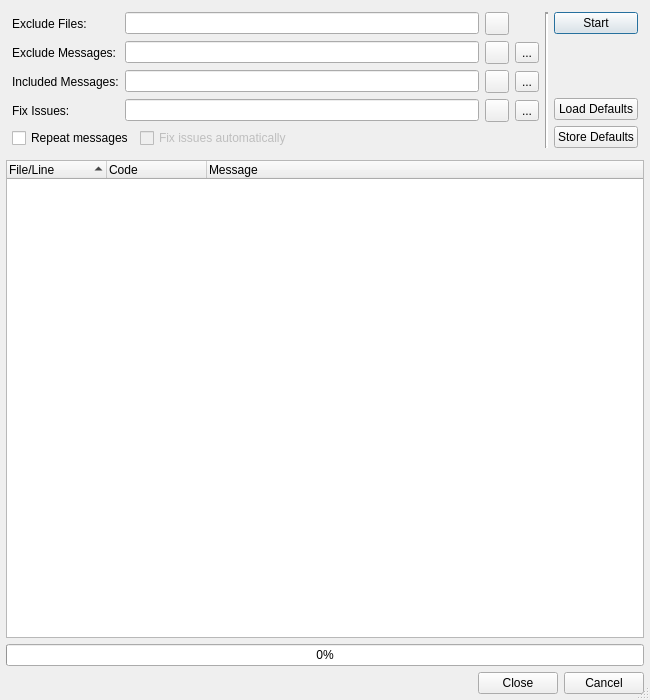
<?xml version="1.0" encoding="UTF-8"?>
<ui version="4.0">
 <class>Pep8Dialog</class>
 <widget class="QDialog" name="Pep8Dialog">
  <property name="geometry">
   <rect>
    <x>0</x>
    <y>0</y>
    <width>650</width>
    <height>700</height>
   </rect>
  </property>
  <property name="windowTitle">
   <string>PEP 8 Check Result</string>
  </property>
  <property name="whatsThis">
   <string>&lt;b&gt;PEP 8 Check Results&lt;/b&gt;
&lt;p&gt;This dialog shows the results of the PEP 8 check. Double clicking an
entry will open an editor window and position the cursor at the respective line and position.&lt;/p&gt;</string>
  </property>
  <property name="sizeGripEnabled">
   <bool>true</bool>
  </property>
  <layout class="QVBoxLayout" name="verticalLayout">
   <item>
    <widget class="QFrame" name="filterFrame">
     <property name="frameShape">
      <enum>QFrame::NoFrame</enum>
     </property>
     <layout class="QGridLayout" name="gridLayout">
      <item row="0" column="0">
       <widget class="QLabel" name="label_2">
        <property name="text">
         <string>Exclude Files:</string>
        </property>
       </widget>
      </item>
      <item row="0" column="1">
       <widget class="QLineEdit" name="excludeFilesEdit">
        <property name="toolTip">
         <string>Enter filename patterns of files to be excluded separated by a comma</string>
        </property>
       </widget>
      </item>
      <item row="0" column="2">
       <widget class="QToolButton" name="clearButton">
        <property name="toolTip">
         <string>Press to clear the filter edit</string>
        </property>
        <property name="text">
         <string/>
        </property>
       </widget>
      </item>
      <item row="0" column="4" rowspan="5">
       <widget class="Line" name="line">
        <property name="lineWidth">
         <number>2</number>
        </property>
        <property name="orientation">
         <enum>Qt::Vertical</enum>
        </property>
       </widget>
      </item>
      <item row="0" column="5" rowspan="5">
       <layout class="QVBoxLayout" name="verticalLayout_2">
        <item>
         <widget class="QPushButton" name="startButton">
          <property name="toolTip">
           <string>Press to start the PEP 8 check run</string>
          </property>
          <property name="text">
           <string>Start</string>
          </property>
         </widget>
        </item>
        <item>
         <spacer name="verticalSpacer">
          <property name="orientation">
           <enum>Qt::Vertical</enum>
          </property>
          <property name="sizeHint" stdset="0">
           <size>
            <width>20</width>
            <height>18</height>
           </size>
          </property>
         </spacer>
        </item>
        <item>
         <widget class="QPushButton" name="loadDefaultButton">
          <property name="toolTip">
           <string>Press to load the default values</string>
          </property>
          <property name="text">
           <string>Load Defaults</string>
          </property>
         </widget>
        </item>
        <item>
         <widget class="QPushButton" name="storeDefaultButton">
          <property name="toolTip">
           <string>Press to store the current values as defaults</string>
          </property>
          <property name="text">
           <string>Store Defaults</string>
          </property>
         </widget>
        </item>
       </layout>
      </item>
      <item row="1" column="0">
       <widget class="QLabel" name="label">
        <property name="text">
         <string>Exclude Messages:</string>
        </property>
       </widget>
      </item>
      <item row="1" column="1">
       <widget class="QLineEdit" name="excludeMessagesEdit">
        <property name="toolTip">
         <string>Enter message codes or categories to be excluded separated by a comma</string>
        </property>
       </widget>
      </item>
      <item row="1" column="2">
       <widget class="QToolButton" name="clearButtonExcludeMessages">
        <property name="toolTip">
         <string>Press to clear the exclude messages edit</string>
        </property>
        <property name="text">
         <string/>
        </property>
       </widget>
      </item>
      <item row="1" column="3">
       <widget class="QToolButton" name="excludeMessagesSelectButton">
        <property name="toolTip">
         <string>Press to select the message codes from a list</string>
        </property>
        <property name="text">
         <string>...</string>
        </property>
       </widget>
      </item>
      <item row="2" column="0">
       <widget class="QLabel" name="label_3">
        <property name="text">
         <string>Included Messages:</string>
        </property>
       </widget>
      </item>
      <item row="2" column="1">
       <widget class="QLineEdit" name="includeMessagesEdit">
        <property name="toolTip">
         <string>Enter message codes or categories to be included separated by a comma</string>
        </property>
       </widget>
      </item>
      <item row="2" column="2">
       <widget class="QToolButton" name="clearButtonIncludeMessages">
        <property name="toolTip">
         <string>Press to clear the include messages edit</string>
        </property>
        <property name="text">
         <string/>
        </property>
       </widget>
      </item>
      <item row="2" column="3">
       <widget class="QToolButton" name="includeMessagesSelectButton">
        <property name="toolTip">
         <string>Press to select the message codes from a list</string>
        </property>
        <property name="text">
         <string>...</string>
        </property>
       </widget>
      </item>
      <item row="3" column="0">
       <widget class="QLabel" name="label_4">
        <property name="text">
         <string>Fix Issues:</string>
        </property>
       </widget>
      </item>
      <item row="3" column="1">
       <widget class="QLineEdit" name="fixIssuesEdit">
        <property name="toolTip">
         <string>Enter message codes of issues to be fixed automatically (leave empty to fix all)</string>
        </property>
       </widget>
      </item>
      <item row="3" column="2">
       <widget class="QToolButton" name="clearButtonFixIssues">
        <property name="toolTip">
         <string>Press to clear the fix issues edit</string>
        </property>
        <property name="text">
         <string/>
        </property>
       </widget>
      </item>
      <item row="3" column="3">
       <widget class="QToolButton" name="fixIssuesSelectButton">
        <property name="toolTip">
         <string>Press to select the message codes from a list</string>
        </property>
        <property name="text">
         <string>...</string>
        </property>
       </widget>
      </item>
      <item row="4" column="0" colspan="4">
       <layout class="QHBoxLayout" name="horizontalLayout">
        <item>
         <widget class="QCheckBox" name="repeatCheckBox">
          <property name="toolTip">
           <string>Select to repeat each message type</string>
          </property>
          <property name="text">
           <string>Repeat messages</string>
          </property>
         </widget>
        </item>
        <item>
         <widget class="QCheckBox" name="fixIssuesCheckBox">
          <property name="enabled">
           <bool>false</bool>
          </property>
          <property name="toolTip">
           <string>Select to fix some issues</string>
          </property>
          <property name="text">
           <string>Fix issues automatically</string>
          </property>
         </widget>
        </item>
        <item>
         <spacer name="horizontalSpacer">
          <property name="orientation">
           <enum>Qt::Horizontal</enum>
          </property>
          <property name="sizeHint" stdset="0">
           <size>
            <width>40</width>
            <height>20</height>
           </size>
          </property>
         </spacer>
        </item>
       </layout>
      </item>
     </layout>
    </widget>
   </item>
   <item>
    <widget class="QTreeWidget" name="resultList">
     <property name="whatsThis">
      <string>&lt;b&gt;Result List&lt;/b&gt;
&lt;p&gt;This list shows the results of the PEP 8 check. Double clicking
an entry will open this entry in an editor window and position the cursor at
the respective line and position.&lt;/p&gt;</string>
     </property>
     <property name="alternatingRowColors">
      <bool>true</bool>
     </property>
     <property name="selectionMode">
      <enum>QAbstractItemView::ExtendedSelection</enum>
     </property>
     <property name="sortingEnabled">
      <bool>true</bool>
     </property>
     <column>
      <property name="text">
       <string>File/Line</string>
      </property>
     </column>
     <column>
      <property name="text">
       <string>Code</string>
      </property>
     </column>
     <column>
      <property name="text">
       <string>Message</string>
      </property>
     </column>
    </widget>
   </item>
   <item>
    <widget class="QProgressBar" name="checkProgress">
     <property name="toolTip">
      <string>Shows the progress of the PEP 8 check action</string>
     </property>
     <property name="value">
      <number>0</number>
     </property>
     <property name="orientation">
      <enum>Qt::Horizontal</enum>
     </property>
    </widget>
   </item>
   <item>
    <widget class="QDialogButtonBox" name="buttonBox">
     <property name="orientation">
      <enum>Qt::Horizontal</enum>
     </property>
     <property name="standardButtons">
      <set>QDialogButtonBox::Cancel|QDialogButtonBox::Close</set>
     </property>
    </widget>
   </item>
  </layout>
 </widget>
 <layoutdefault spacing="6" margin="6"/>
 <pixmapfunction>qPixmapFromMimeSource</pixmapfunction>
 <tabstops>
  <tabstop>startButton</tabstop>
  <tabstop>loadDefaultButton</tabstop>
  <tabstop>excludeFilesEdit</tabstop>
  <tabstop>clearButton</tabstop>
  <tabstop>excludeMessagesEdit</tabstop>
  <tabstop>clearButtonExcludeMessages</tabstop>
  <tabstop>excludeMessagesSelectButton</tabstop>
  <tabstop>includeMessagesEdit</tabstop>
  <tabstop>clearButtonIncludeMessages</tabstop>
  <tabstop>includeMessagesSelectButton</tabstop>
  <tabstop>fixIssuesEdit</tabstop>
  <tabstop>clearButtonFixIssues</tabstop>
  <tabstop>fixIssuesSelectButton</tabstop>
  <tabstop>repeatCheckBox</tabstop>
  <tabstop>fixIssuesCheckBox</tabstop>
  <tabstop>storeDefaultButton</tabstop>
  <tabstop>resultList</tabstop>
  <tabstop>buttonBox</tabstop>
 </tabstops>
 <resources/>
 <connections>
  <connection>
   <sender>clearButton</sender>
   <signal>clicked()</signal>
   <receiver>excludeFilesEdit</receiver>
   <slot>clear()</slot>
   <hints>
    <hint type="sourcelabel">
     <x>493</x>
     <y>42</y>
    </hint>
    <hint type="destinationlabel">
     <x>460</x>
     <y>39</y>
    </hint>
   </hints>
  </connection>
  <connection>
   <sender>clearButtonExcludeMessages</sender>
   <signal>clicked()</signal>
   <receiver>excludeMessagesEdit</receiver>
   <slot>clear()</slot>
   <hints>
    <hint type="sourcelabel">
     <x>491</x>
     <y>66</y>
    </hint>
    <hint type="destinationlabel">
     <x>444</x>
     <y>63</y>
    </hint>
   </hints>
  </connection>
  <connection>
   <sender>clearButtonIncludeMessages</sender>
   <signal>clicked()</signal>
   <receiver>includeMessagesEdit</receiver>
   <slot>clear()</slot>
   <hints>
    <hint type="sourcelabel">
     <x>493</x>
     <y>106</y>
    </hint>
    <hint type="destinationlabel">
     <x>458</x>
     <y>95</y>
    </hint>
   </hints>
  </connection>
  <connection>
   <sender>clearButtonFixIssues</sender>
   <signal>clicked()</signal>
   <receiver>fixIssuesEdit</receiver>
   <slot>clear()</slot>
   <hints>
    <hint type="sourcelabel">
     <x>478</x>
     <y>122</y>
    </hint>
    <hint type="destinationlabel">
     <x>445</x>
     <y>122</y>
    </hint>
   </hints>
  </connection>
  <connection>
   <sender>repeatCheckBox</sender>
   <signal>toggled(bool)</signal>
   <receiver>fixIssuesCheckBox</receiver>
   <slot>setEnabled(bool)</slot>
   <hints>
    <hint type="sourcelabel">
     <x>121</x>
     <y>153</y>
    </hint>
    <hint type="destinationlabel">
     <x>186</x>
     <y>160</y>
    </hint>
   </hints>
  </connection>
 </connections>
</ui>
